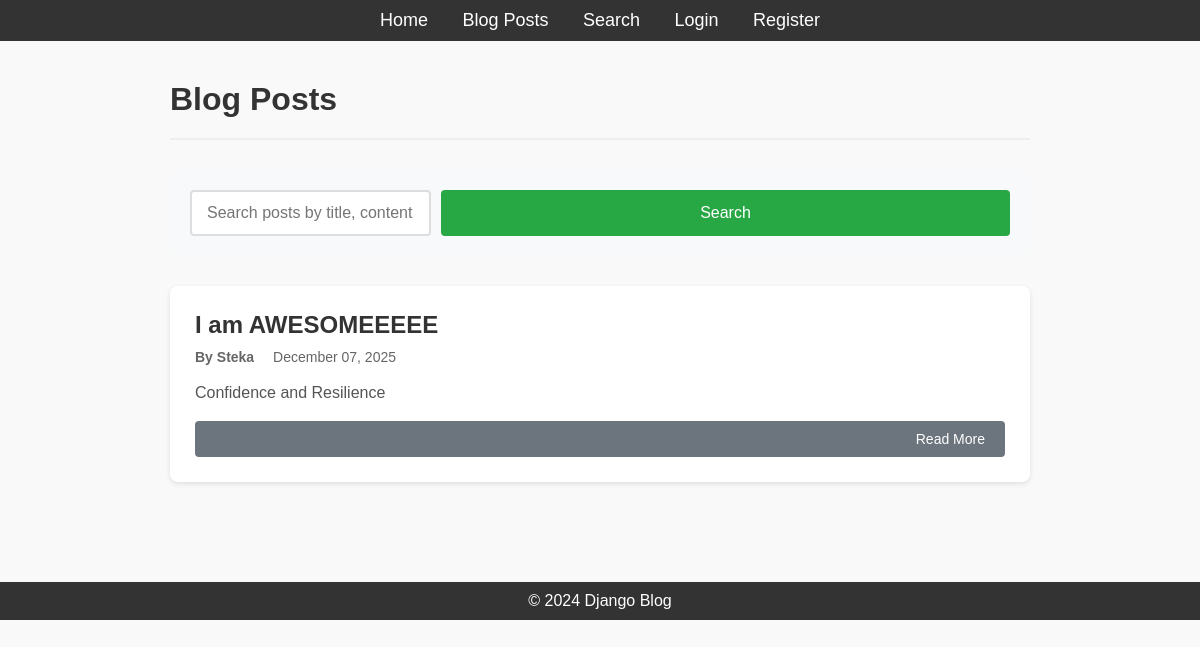
/post/, run on an earlier commit of the app's database.
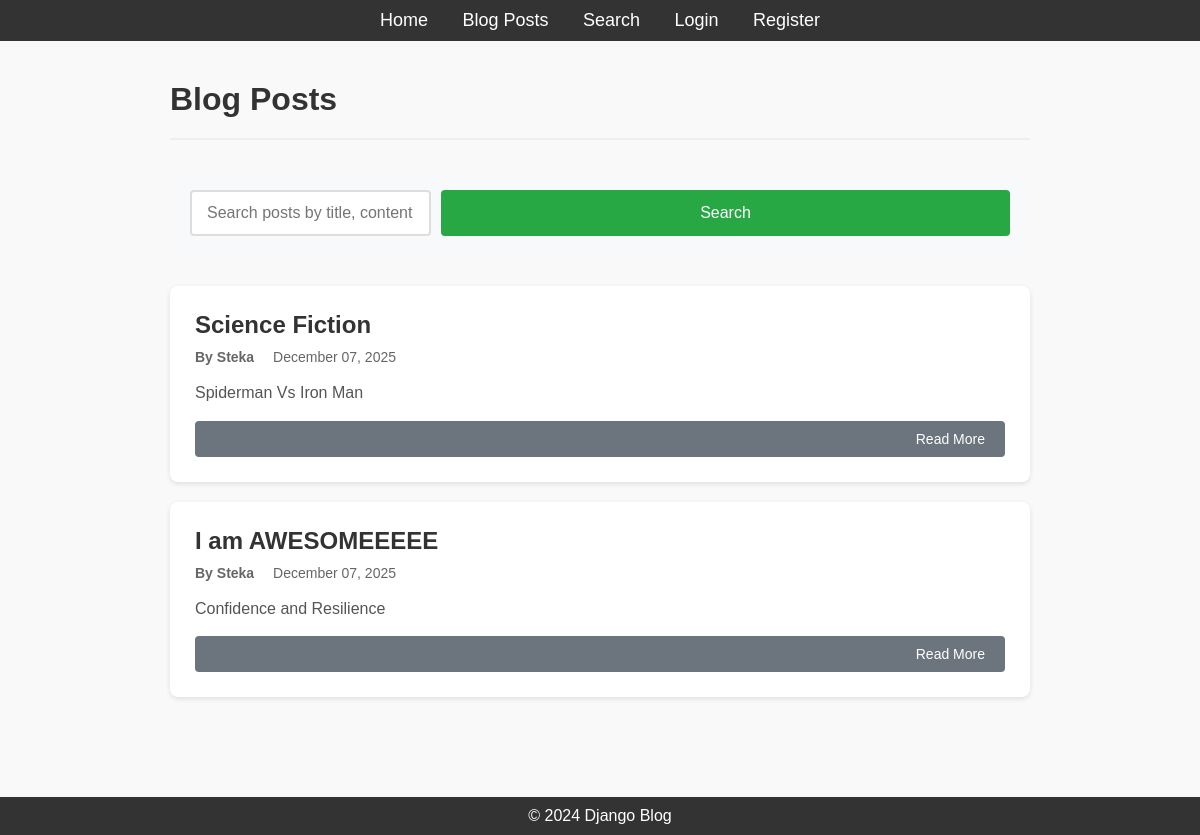
And on a later commit of the database.
### blog/models.py (models this page shows, shortened)
class Post(models.Model):
    title = models.CharField(max_length=200)
    content = models.TextField()
    author = models.ForeignKey(User, on_delete=models.CASCADE, related_name='posts')
    published_date = models.DateTimeField(auto_now_add=True)
    updated_date = models.DateTimeField(auto_now=True)
    class Meta:
        ordering = ['-published_date']

### blog/views.py (the view)
class PostListView(ListView):
    model = Post
    template_name = 'blog/post_list.html'
    context_object_name = 'posts'
    paginate_by = 5
    ordering = ['-published_date']
    def get_context_data(self, **kwargs):
        context = super().get_context_data(**kwargs)
        context['all_tags'] = Tag.objects.all()
        return context

### blog/templates/blog/post_list.html (shortened to what this page needs)
{% extends 'blog/base.html' %}
{% block content %}
<div class="post-list-container">
    <div class="post-list-header">
        <h1>Blog Posts</h1>
    </div>
    <div class="search-box">
        <form method="get" action="{% url 'post-search' %}" class="search-form">
            <input
                type="text"
                name="q"
                placeholder="Search posts by title, content, or tags..."
                class="search-input"
                required
            >
            <button type="submit" class="btn btn-search">Search</button>
        </form>
    </div>
    {% if posts %}
        <div class="posts">
            {% for post in posts %}
                <article class="post-item">
                    <div class="post-header">
                        <h2><a href="{% url 'post-detail' post.pk %}">{{ post.title }}</a></h2>
                        <div class="post-meta">
                            <span class="post-author">By {{ post.author.username }}</span>
                            <span class="post-date">{{ post.published_date|date:"F d, Y" }}</span>
                        </div>
                    </div>
                    <div class="post-snippet">
                        {{ post.content|truncatewords:50|linebreaks }}
                    </div>
                    <div class="post-actions">
                        <a href="{% url 'post-detail' post.pk %}" class="btn btn-secondary">Read More</a>
                    </div>
                </article>
            {% endfor %}
        </div>
    {% else %}
        <div class="no-posts">
            <p>No blog posts yet. {% if user.is_authenticated %}Be the first to create one!{% else %}Please check back later.{% endif %}</p>
        </div>
    {% endif %}
</div>
{% endblock %}

### blog/templates/blog/base.html (shortened to what this page needs)
{% load static %}
<!DOCTYPE html>
<html lang="en">
<head>
    <link rel="stylesheet" href="{% static 'blog/styles.css' %}">
</head>
<body>
    <header>
        <nav>
            <ul>
                <li><a href="{% url 'home' %}">Home</a></li>
                <li><a href="{% url 'post-list' %}">Blog Posts</a></li>
                <li><a href="{% url 'post-search' %}">Search</a></li>
                {% if user.is_authenticated %}
                    <li><a href="{% url 'profile' %}">Profile</a></li>
                    <li><a href="{% url 'logout' %}">Logout</a></li>
                    <li style="color: white;">Welcome, {{ user.username }}!</li>
                {% else %}
                    <li><a href="{% url 'login' %}">Login</a></li>
                    <li><a href="{% url 'register' %}">Register</a></li>
                {% endif %}
            </ul>
        </nav>
    </header>
    <div class="content">
        {% block content %}{% endblock %}
    </div>
    <footer>
        <p>&copy; 2024 Django Blog</p>
    </footer>
</body>
</html>

### blog/static/blog/styles.css (style rules this page uses)
* { margin: 0; padding: 0; box-sizing: border-box; }
body { font-family: Arial, sans-serif; background-color: #f9f9f9; color: #333; }
header { background-color: #333; padding: 10px; text-align: center; }
header nav ul { list-style-type: none; }
header nav ul li { display: inline; margin: 0 15px; }
header nav ul li a { color: white; text-decoration: none; font-size: 18px; }
.content { margin: 20px; }
footer { text-align: center; margin-top: 50px; padding: 10px; background-color: #333; color: white; }
.btn { width: 100%; padding: 12px; background-color: #333; color: white; border: none; border-radius: 4px; font-size: 16px; cursor: pointer; transition: background-color 0.3s; }
.post-list-container { max-width: 900px; margin: 0 auto; padding: 20px; }
.post-list-header { display: flex; justify-content: space-between; align-items: center; margin-bottom: 30px; padding-bottom: 20px; border-bottom: 2px solid #eee; }
.post-list-header h1 { color: #333; margin: 0; }
.btn-secondary { display: inline-block; padding: 10px 20px; background-color: #6c757d; color: white; text-decoration: none; border-radius: 4px; transition: background-color 0.3s; border: none; cursor: pointer; font-size: 14px; }
.posts { margin-bottom: 30px; }
.post-item { background-color: white; padding: 25px; margin-bottom: 20px; border-radius: 8px; box-shadow: 0 2px 5px rgba(0, 0, 0, 0.1); transition: box-shadow 0.3s; }
.post-header h2 { margin: 0 0 10px 0; }
.post-header h2 a { color: #333; text-decoration: none; transition: color 0.3s; }
.post-meta { color: #666; font-size: 14px; margin-bottom: 15px; }
.post-meta span { margin-right: 15px; }
.post-author { font-weight: bold; }
.post-snippet { color: #555; line-height: 1.6; margin-bottom: 15px; }
.post-actions { text-align: right; }

### blog/templates/blog/post_list.html (style rules this page uses)
.search-box { margin: 30px 0; padding: 20px; background-color: #f8f9fa; border-radius: 8px; }
.search-form { display: flex; gap: 10px; }
.search-input { flex: 1; padding: 12px 15px; border: 2px solid #ddd; border-radius: 4px; font-size: 16px; }
.btn-search { padding: 12px 30px; background-color: #28a745; color: white; border: none; border-radius: 4px; cursor: pointer; font-size: 16px; font-weight: 500; }

What changed in the data, as far as the page shows it:
added Post: title "Science Fiction", author.username "Steka", published_date "December 07, 2025", content "Spiderman Vs Iron Man"
